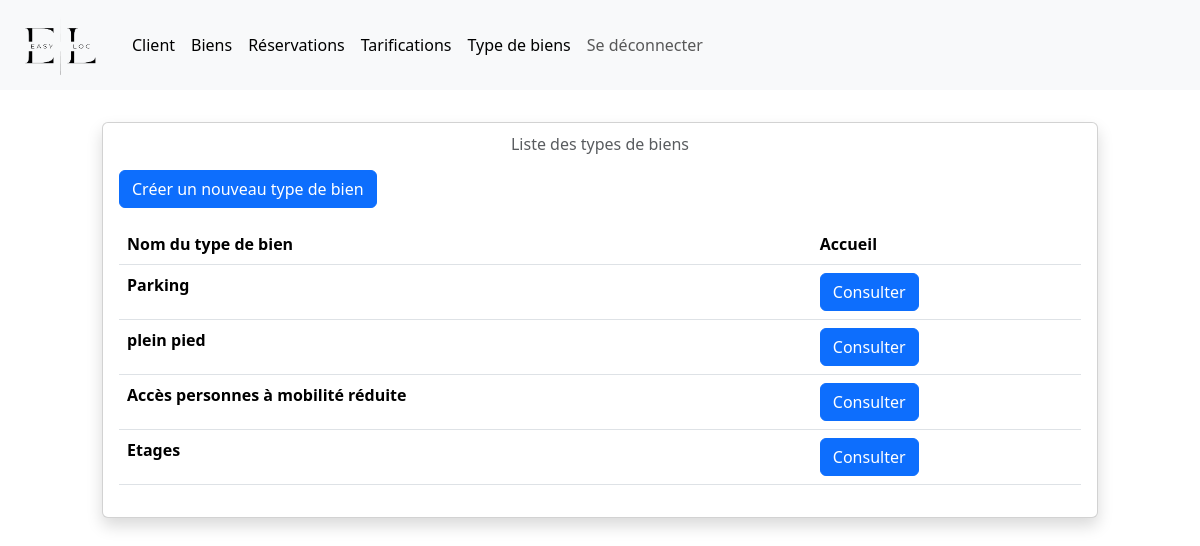
/index.php?action=listeAccessibilite (signed in), run on the app's committed database.
### tables this page shows
CREATE TABLE IF NOT EXISTS `accessibilite` (
  `id_acces` int NOT NULL AUTO_INCREMENT,
  `lib_acces` varchar(255) NOT NULL,
  PRIMARY KEY (`id_acces`)
);

### controller/controller_admin.php (called while the page is built, shortened)
<?php
require('model/userManager.php');
class Controls_Admin
{
    public function listeAccessibilite()
    {
        $userManager = new userManager();
        $whereClause = "";
        $getAccess = $userManager->getAccess($whereClause);
        $tabAccess = $getAccess->fetchAll();
        include('view/accessibilite/listeAccessibilite.php');
    }
}

### model/userManager.php (called while the page is built, shortened)
<?php
class userManager extends Manager
{
    public function getAccess($whereClause)
    {
        $db = $this->dbConnect();
        $getAccess = $db -> prepare('SELECT * FROM accessibilite '.$whereClause);
        $getAccess -> execute();
        return $getAccess;
    }
}

### view/accessibilite/listeAccessibilite.php (the view, shortened to what this page needs)
<?php
include('lib/menu/navbar.php');
?>
<div class="row">
    <div class="col-1"></div>
    <div class="col-10" style="margin-top:4vh">
        <div class="card shadow">
            <div class="card-body">
                <h6 class="card-subtitle text-body-secondary text-center mb-3">Liste des types de biens</h6>
                <a href="index.php?action=accessibilite"><input type="button" class="btn btn-primary" style="margin-bottom:2vh" value="Créer un nouveau type de bien"></a>
                <table class="table">
                    <thead>
                        <tr>
                            <th scope="col">Nom du type de bien</th>
                            <th scope="col">Accueil</th>
                        </tr>
                    </thead>
                    <tbody>
                        <?php
                        foreach($tabAccess as $access)
                        {
                            ?>
                            <tr>
                                <th scope="row"><?=$access['lib_acces']?></th>
                                <td>
                                    <form method="POST" action="index.php?action=gestionAccessibilite">
                                        <input type="submit" class="btn btn-primary" value="Consulter">
                                    </form>
                                </td>
                            </tr>
                            <?php
                        }
                        ?>
                    </tbody>
                </table>
            </div>
        </div>
    </div>
</div>

### data on the page
accessibilite: lib_acces "Parking"
accessibilite: lib_acces "plein pied"
accessibilite: lib_acces "Accès personnes à mobilité réduite"
accessibilite: lib_acces "Etages"
